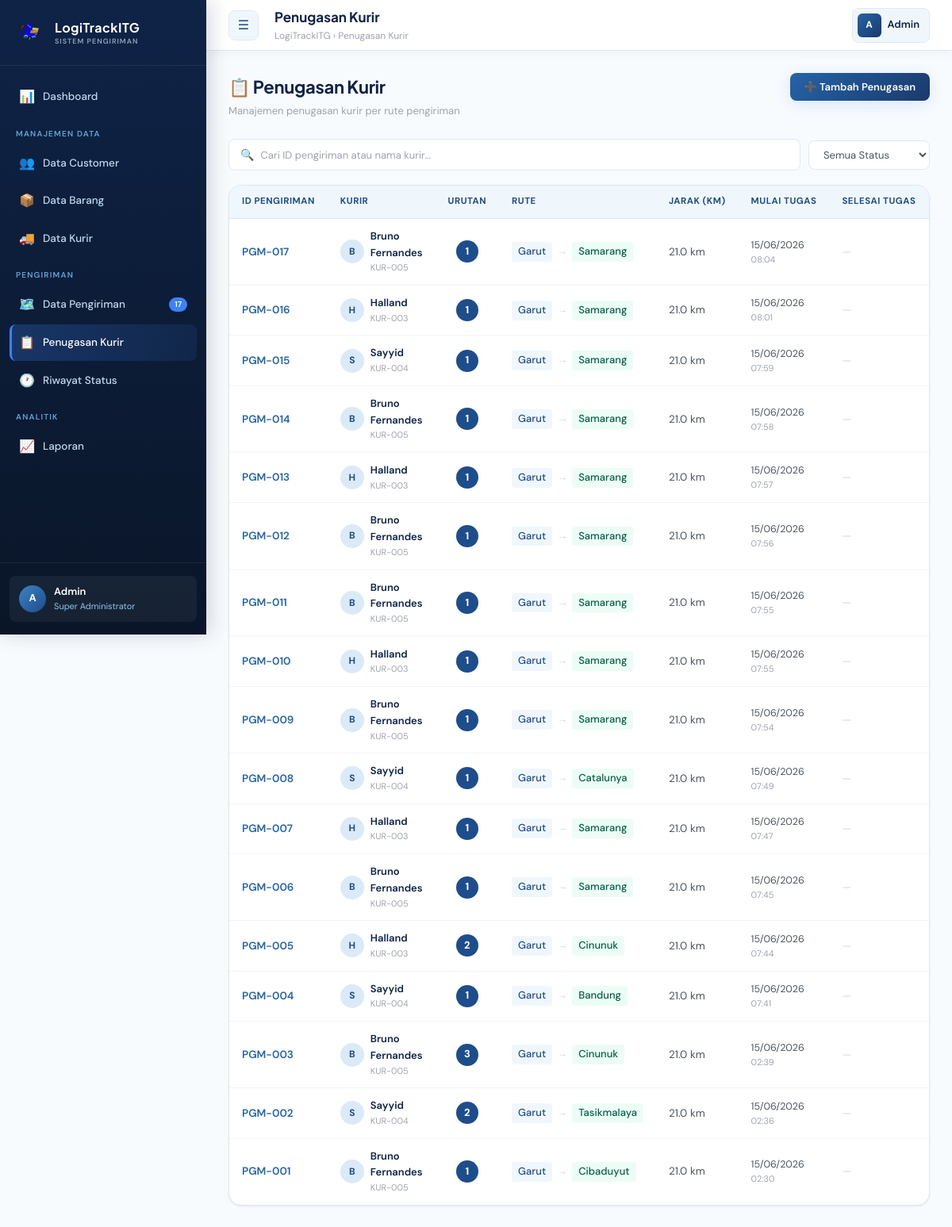
Screenshot of /?page=penugasan with the database file from the repository.
### tables this page shows
CREATE TABLE `penugasan_kurir` (
  `id_pengiriman` varchar(10) NOT NULL,
  `id_kurir` varchar(10) NOT NULL,
  `urutan_kurir` int(11) NOT NULL,
  `tgl_mulai_tugas` datetime DEFAULT NULL,
  `tgl_selesai_tugas` datetime DEFAULT NULL,
  `kota_asal_rute` varchar(50) DEFAULT NULL,
  `kota_tujuan_rute` varchar(50) DEFAULT NULL,
  `jarak_km` decimal(10,2) DEFAULT NULL,
  `biaya_kurir` decimal(12,2) DEFAULT NULL,
  `status_tugas` enum('pending','pickup','in_transit','delivered','failed') DEFAULT NULL,
  `catatan_tugas` text DEFAULT NULL
);

CREATE TABLE `kurir` (
  `id_kurir` varchar(10) NOT NULL,
  `nama_kurir` varchar(100) DEFAULT NULL,
  `no_telp` varchar(15) DEFAULT NULL,
  `area_operasi` varchar(100) DEFAULT NULL,
  `status_kurir` enum('aktif','nonaktif','cuti') DEFAULT NULL,
  `kendaraan` varchar(50) DEFAULT NULL,
  `rating` decimal(3,2) DEFAULT NULL
);

### pages/penugasan.php (the view, shortened to what this page needs)
<?php
$penugasan_list = [];
if ($pdo) {
    try {
        $penugasan_list = $pdo->query(
            "SELECT pk.*, k.nama_kurir, k.kendaraan FROM penugasan_kurir pk LEFT JOIN kurir k ON pk.id_kurir=k.id_kurir ORDER BY pk.tgl_mulai_tugas DESC"
        )->fetchAll();
    } catch (PDOException $e) {
        $penugasan_list = [
            ['id_pengiriman'=>'PGM-0001','id_kurir'=>'KUR-001','nama_kurir'=>'Budi Kurniawan','urutan_kurir'=>1,'tgl_mulai_tugas'=>'2025-05-15 08:00:00','tgl_selesai_tugas'=>'2025-05-15 17:30:00','kota_asal_rute'=>'Jakarta','kota_tujuan_rute'=>'Surabaya','jarak_km'=>780,'biaya_kurir'=>250000,'status_tugas'=>'delivered','kendaraan'=>'Motor','catatan_tugas'=>''],
            ['id_pengiriman'=>'PGM-0002','id_kurir'=>'KUR-002','nama_kurir'=>'Dian Permana','urutan_kurir'=>1,'tgl_mulai_tugas'=>'2025-05-16 09:00:00','tgl_selesai_tugas'=>null,'kota_asal_rute'=>'Jakarta','kota_tujuan_rute'=>'Bandung','jarak_km'=>150,'biaya_kurir'=>85000,'status_tugas'=>'in_transit','kendaraan'=>'Motor','catatan_tugas'=>'']
        ];
    }
}
?>
<div class="page-header">
  <div class="page-header-left">
    <div class="page-title">📋 Penugasan Kurir</div>
    <div class="page-subtitle">Manajemen penugasan kurir per rute pengiriman</div>
  </div>
  <button class="btn btn-primary" onclick="openTambahPenugasanModal()">➕ Tambah Penugasan</button>
</div>
<div class="filter-bar">
  <div class="filter-search">
    <span>🔍</span>
    <input type="text" id="searchPT" placeholder="Cari ID pengiriman atau nama kurir..." oninput="filterPT()">
  </div>
  <select class="filter-select" id="filterStatPT" onchange="filterPT()">
    <option value="">Semua Status</option>
  </select>
</div>
<div class="card">
  <div class="table-wrapper">
    <table id="ptTable">
      <thead>
        <tr>
          <th>ID Pengiriman</th>
          <th>Kurir</th>
          <th>Urutan</th>
          <th>Rute</th>
          <th>Jarak (km)</th>
          <th>Mulai Tugas</th>
          <th>Selesai Tugas</th>
        </tr>
      </thead>
      <tbody>
        <?php foreach ($penugasan_list as $row): ?>
        <tr data-status="<?= htmlspecialchars($row['status_tugas'] ?? 'pending') ?>">
          <td><strong style="color:var(--blue-600)"><?= htmlspecialchars($row['id_pengiriman']) ?></strong></td>
          <td>
            <div style="display:flex;align-items:center;gap:8px">
              <div style="width:30px;height:30px;background:var(--blue-100);border-radius:50%;display:flex;align-items:center;justify-content:center;font-weight:700;color:var(--blue-700);font-size:12px;flex-shrink:0">
                <?= strtoupper(substr(($row['nama_kurir'] ?? 'K'),0,1)) ?>
              </div>
              <div>
                <div style="font-weight:600;color:var(--blue-900);font-size:13px"><?= htmlspecialchars($row['nama_kurir'] ?? 'Belum Ditunjuk') ?></div>
                <div style="font-size:11px;color:var(--gray-400)"><?= htmlspecialchars($row['id_kurir'] ?? '-') ?></div>
              </div>
            </div>
          </td>
          <td style="text-align:center">
            <div style="width:28px;height:28px;background:var(--blue-700);color:white;border-radius:50%;display:flex;align-items:center;justify-content:center;font-weight:700;font-size:13px;margin:0 auto">
              <?= $row['urutan_kurir'] ?? 1 ?>
            </div>
          </td>
          <td>
            <div style="display:flex;align-items:center;gap:6px;font-size:13px">
              <span style="background:var(--blue-50);padding:2px 8px;border-radius:4px;color:var(--blue-700);font-weight:500"><?= htmlspecialchars($row['kota_asal_rute'] ?? '-') ?></span>
              <span style="color:var(--gray-300)">→</span>
              <span style="background:var(--success-soft);padding:2px 8px;border-radius:4px;color:#065f46;font-weight:500"><?= htmlspecialchars($row['kota_tujuan_rute'] ?? '-') ?></span>
            </div>
          </td>
          <td><?= number_format(($row['jarak_km'] ?? 0.0),1) ?> km</td>
          <td>
            <?= !empty($row['tgl_mulai_tugas']) ? '<div style="font-size:12.5px">' . date('d/m/Y', strtotime($row['tgl_mulai_tugas'])) . '</div><div style="font-size:11px;color:var(--gray-400)">' . date('H:i', strtotime($row['tgl_mulai_tugas'])) . '</div>' : '<span style="color:var(--gray-300)">Belum mulai</span>' ?>
          </td>
          <td>
            <?= !empty($row['tgl_selesai_tugas']) ? '<div style="font-size:12.5px">' . date('d/m/Y', strtotime($row['tgl_selesai_tugas'])) . '</div><div style="font-size:11px;color:var(--gray-400)">' . date('H:i', strtotime($row['tgl_selesai_tugas'])) . '</div>' : '<span style="color:var(--gray-300)">—</span>' ?>
          </td>
        </tr>
        <?php endforeach; ?>
      </tbody>
    </table>
  </div>
</div>

### assets/css/style.css (style rules this page uses)
:root { --blue-950: #0a1628; --blue-900: #0f2347; --blue-800: #1a3a6b; --blue-700: #1e4d8c; --blue-600: #2563a8; --blue-500: #3b82c4; --blue-400: #60a5d8; --blue-300: #93c5e8; --blue-200: #bfdbf0; --blue-100: #dbeaf8; --blue-50: #f0f7fc; --blue-25: #f8fbfe; --accent: #3b82f6; --accent-soft: #eff6ff; --white: #ffffff; --gray-50: #f9fafb; --gray-100: #f3f4f6; --gray-200: #e5e7eb; --gray-300: #d1d5db; --gray-400: #9ca3af; --gray-500: #6b7280; --gray-600: #4b5563; --gray-700: #374151; --success: #10b981; --success-soft: #ecfdf5; --warning: #f59e0b; --warning-soft: #fffbeb; --danger: #ef4444; --danger-soft: #fef2f2; --info: #06b6d4; --info-soft: #ecfeff; --sidebar-width: 260px; --topbar-height: 64px; --shadow-sm: 0 1px 3px rgba(15, 35, 71, 0.06), 0 1px 2px rgba(15, 35, 71, 0.04); --shadow-md: 0 4px 16px rgba(15, 35, 71, 0.08), 0 2px 6px rgba(15, 35, 71, 0.05); --shadow-lg: 0 12px 40px rgba(15, 35, 71, 0.12), 0 4px 12px rgba(15, 35, 71, 0.06); --shadow-blue: 0 4px 20px rgba(59, 130, 246, 0.18); --radius-sm: 8px; --radius-md: 12px; --radius-lg: 16px; --radius-xl: 20px; --radius-2xl: 24px; --font-main: 'Plus Jakarta Sans', sans-serif; --font-body: 'DM Sans', sans-serif; --transition: all 0.22s cubic-bezier(0.4, 0, 0.2, 1); }
*, *::before, *::after { box-sizing: border-box; margin: 0; padding: 0; }
html { scroll-behavior: smooth; }
body { font-family: var(--font-body); background: var(--blue-25); color: var(--gray-700); font-size: 14px; line-height: 1.6; min-height: 100vh; overflow-x: hidden; }
.page-header { margin-bottom: 24px; display: flex; align-items: flex-start; justify-content: space-between; gap: 16px; }
.page-title { font-family: var(--font-main); font-size: 22px; font-weight: 700; color: var(--blue-900); letter-spacing: -0.3px; }
.page-subtitle { font-size: 13px; color: var(--gray-400); margin-top: 3px; }
.btn { display: inline-flex; align-items: center; gap: 7px; padding: 9px 18px; border-radius: var(--radius-sm); font-size: 13px; font-weight: 600; border: none; cursor: pointer; font-family: var(--font-body); transition: var(--transition); text-decoration: none; white-space: nowrap; }
.btn-primary { background: linear-gradient(135deg, var(--blue-600), var(--blue-800)); color: white; box-shadow: var(--shadow-blue); }
.card { background: var(--white); border-radius: var(--radius-lg); border: 1px solid var(--blue-100); box-shadow: var(--shadow-sm); overflow: hidden; }
.table-wrapper { overflow-x: auto; }
table { width: 100%; border-collapse: collapse; }
thead th { background: var(--blue-50); padding: 11px 16px; font-size: 11.5px; font-weight: 700; color: var(--blue-700); text-align: left; text-transform: uppercase; letter-spacing: 0.5px; border-bottom: 1px solid var(--blue-100); white-space: nowrap; }
thead th:first-child { border-radius: 0; }
tbody tr { border-bottom: 1px solid var(--gray-100); transition: var(--transition); }
tbody tr:last-child { border-bottom: none; }
tbody td { padding: 12px 16px; font-size: 13.5px; color: var(--gray-600); vertical-align: middle; }
tbody td strong { color: var(--blue-900); font-weight: 600; }
.filter-bar { display: flex; align-items: center; gap: 10px; margin-bottom: 18px; flex-wrap: wrap; }
.filter-search { display: flex; align-items: center; gap: 8px; background: var(--white); border: 1.5px solid var(--blue-100); border-radius: var(--radius-sm); padding: 8px 14px; flex: 1; min-width: 200px; }
.filter-search input { border: none; background: transparent; font-size: 13px; color: var(--gray-700); outline: none; font-family: var(--font-body); width: 100%; }
.filter-search input::placeholder { color: var(--gray-400); }
.filter-select { padding: 8px 14px; border: 1.5px solid var(--blue-100); border-radius: var(--radius-sm); font-size: 13px; color: var(--gray-600); background: var(--white); outline: none; cursor: pointer; font-family: var(--font-body); }

### rows the page displays
penugasan_kurir: id_pengiriman "PGM-017", id_kurir.nama_kurir "B", id_kurir.nama_kurir "Bruno Fernandes", id_kurir "KUR-005", urutan_kurir "1", kota_asal_rute "Garut", kota_tujuan_rute "Samarang", jarak_km "21.0", tgl_mulai_tugas "15/06/2026", tgl_mulai_tugas "08:04"
penugasan_kurir: id_pengiriman "PGM-016", id_kurir.nama_kurir "H", id_kurir.nama_kurir "Halland", id_kurir "KUR-003", urutan_kurir "1", kota_asal_rute "Garut", kota_tujuan_rute "Samarang", jarak_km "21.0", tgl_mulai_tugas "15/06/2026", tgl_mulai_tugas "08:01"
penugasan_kurir: id_pengiriman "PGM-015", id_kurir.nama_kurir "S", id_kurir.nama_kurir "Sayyid", id_kurir "KUR-004", urutan_kurir "1", kota_asal_rute "Garut", kota_tujuan_rute "Samarang", jarak_km "21.0", tgl_mulai_tugas "15/06/2026", tgl_mulai_tugas "07:59"
penugasan_kurir: id_pengiriman "PGM-014", id_kurir.nama_kurir "B", id_kurir.nama_kurir "Bruno Fernandes", id_kurir "KUR-005", urutan_kurir "1", kota_asal_rute "Garut", kota_tujuan_rute "Samarang", jarak_km "21.0", tgl_mulai_tugas "15/06/2026", tgl_mulai_tugas "07:58"
penugasan_kurir: id_pengiriman "PGM-013", id_kurir.nama_kurir "H", id_kurir.nama_kurir "Halland", id_kurir "KUR-003", urutan_kurir "1", kota_asal_rute "Garut", kota_tujuan_rute "Samarang", jarak_km "21.0", tgl_mulai_tugas "15/06/2026", tgl_mulai_tugas "07:57"
penugasan_kurir: id_pengiriman "PGM-012", id_kurir.nama_kurir "B", id_kurir.nama_kurir "Bruno Fernandes", id_kurir "KUR-005", urutan_kurir "1", kota_asal_rute "Garut", kota_tujuan_rute "Samarang", jarak_km "21.0", tgl_mulai_tugas "15/06/2026", tgl_mulai_tugas "07:56"
penugasan_kurir: id_pengiriman "PGM-011", id_kurir.nama_kurir "B", id_kurir.nama_kurir "Bruno Fernandes", id_kurir "KUR-005", urutan_kurir "1", kota_asal_rute "Garut", kota_tujuan_rute "Samarang", jarak_km "21.0", tgl_mulai_tugas "15/06/2026", tgl_mulai_tugas "07:55"
penugasan_kurir: id_pengiriman "PGM-010", id_kurir.nama_kurir "H", id_kurir.nama_kurir "Halland", id_kurir "KUR-003", urutan_kurir "1", kota_asal_rute "Garut", kota_tujuan_rute "Samarang", jarak_km "21.0", tgl_mulai_tugas "15/06/2026", tgl_mulai_tugas "07:55"
penugasan_kurir: id_pengiriman "PGM-009", id_kurir.nama_kurir "B", id_kurir.nama_kurir "Bruno Fernandes", id_kurir "KUR-005", urutan_kurir "1", kota_asal_rute "Garut", kota_tujuan_rute "Samarang", jarak_km "21.0", tgl_mulai_tugas "15/06/2026", tgl_mulai_tugas "07:54"
penugasan_kurir: id_pengiriman "PGM-008", id_kurir.nama_kurir "S", id_kurir.nama_kurir "Sayyid", id_kurir "KUR-004", urutan_kurir "1", kota_asal_rute "Garut", kota_tujuan_rute "Catalunya", jarak_km "21.0", tgl_mulai_tugas "15/06/2026", tgl_mulai_tugas "07:49"
penugasan_kurir: id_pengiriman "PGM-007", id_kurir.nama_kurir "H", id_kurir.nama_kurir "Halland", id_kurir "KUR-003", urutan_kurir "1", kota_asal_rute "Garut", kota_tujuan_rute "Samarang", jarak_km "21.0", tgl_mulai_tugas "15/06/2026", tgl_mulai_tugas "07:47"
penugasan_kurir: id_pengiriman "PGM-006", id_kurir.nama_kurir "B", id_kurir.nama_kurir "Bruno Fernandes", id_kurir "KUR-005", urutan_kurir "1", kota_asal_rute "Garut", kota_tujuan_rute "Samarang", jarak_km "21.0", tgl_mulai_tugas "15/06/2026", tgl_mulai_tugas "07:45"
penugasan_kurir: id_pengiriman "PGM-005", id_kurir.nama_kurir "H", id_kurir.nama_kurir "Halland", id_kurir "KUR-003", urutan_kurir "2", kota_asal_rute "Garut", kota_tujuan_rute "Cinunuk", jarak_km "21.0", tgl_mulai_tugas "15/06/2026", tgl_mulai_tugas "07:44"
penugasan_kurir: id_pengiriman "PGM-004", id_kurir.nama_kurir "S", id_kurir.nama_kurir "Sayyid", id_kurir "KUR-004", urutan_kurir "1", kota_asal_rute "Garut", kota_tujuan_rute "Bandung", jarak_km "21.0", tgl_mulai_tugas "15/06/2026", tgl_mulai_tugas "07:41"
penugasan_kurir: id_pengiriman "PGM-003", id_kurir.nama_kurir "B", id_kurir.nama_kurir "Bruno Fernandes", id_kurir "KUR-005", urutan_kurir "3", kota_asal_rute "Garut", kota_tujuan_rute "Cinunuk", jarak_km "21.0", tgl_mulai_tugas "15/06/2026", tgl_mulai_tugas "02:39"
penugasan_kurir: id_pengiriman "PGM-002", id_kurir.nama_kurir "S", id_kurir.nama_kurir "Sayyid", id_kurir "KUR-004", urutan_kurir "2", kota_asal_rute "Garut", kota_tujuan_rute "Tasikmalaya", jarak_km "21.0", tgl_mulai_tugas "15/06/2026", tgl_mulai_tugas "02:36"
penugasan_kurir: id_pengiriman "PGM-001", id_kurir.nama_kurir "B", id_kurir.nama_kurir "Bruno Fernandes", id_kurir "KUR-005", urutan_kurir "1", kota_asal_rute "Garut", kota_tujuan_rute "Cibaduyut", jarak_km "21.0", tgl_mulai_tugas "15/06/2026", tgl_mulai_tugas "02:30"

### other values shown
$item['icon'] "📊"
$item['label'] "Dashboard"
$item['section'] "MANAJEMEN DATA"
$item['icon'] "👥"
$item['label'] "Data Customer"
$item['icon'] "📦"
$item['label'] "Data Barang"
$item['icon'] "🚚"
$item['label'] "Data Kurir"
$item['section'] "PENGIRIMAN"
$item['icon'] "🗺️"
$item['label'] "Data Pengiriman"
$total_realtime_pengiriman "17"
$item['icon'] "📋"
$item['label'] "Penugasan Kurir"
